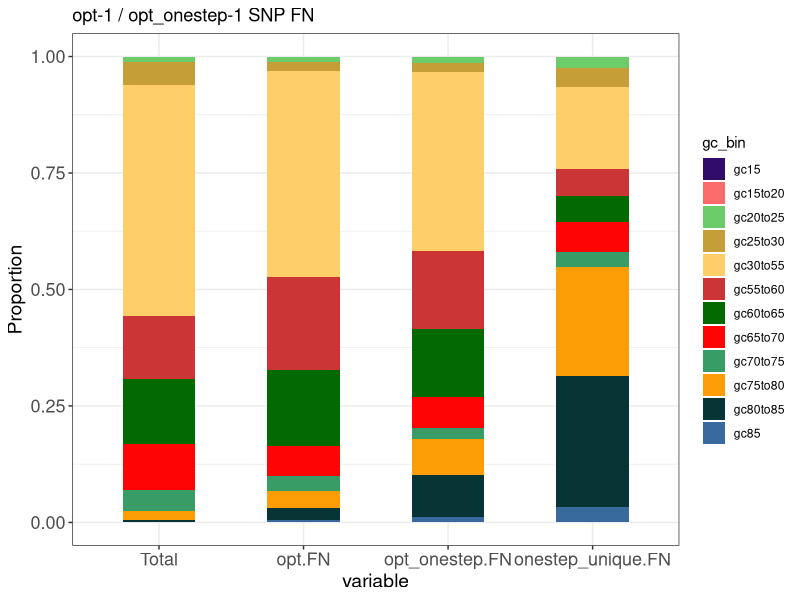

This figure's R source: (Note: this script raises an error after producing the figure.)
require(ggplot2)
require(reshape2)
require(dplyr)
COLORS<- c("#310B68","#FC6B6B","#6BCC69","#C59E37","#FECE68","#CB3535","#036903","#FE0405","#389C66","#FC9D05",
"#073435","#386A9D","#FF9A9B","#CD0438","#04CC06","#060436","#    D2686B","#373599","#37CD05","#D29BD1")
df <- read.table('snp.opt-1.barplot.txt',sep="\t",header = T)
df2 <- melt(df, id=c("gc_bin"))
text <- df2 %>% group_by(variable) %>% summarize(total = sum(value))     ## total number of each varable
p <- ggplot(df2) + geom_bar(aes(x=variable,y=value,fill=gc_bin),position = "fill",stat="identity",width=0.5) +scale_fill_manual(values =COLORS)+theme_bw()
p <- p + theme(axis.text =element_text(size=13), axis.title = element_text(size=14)) + ylab("Proportion") + ggtitle('opt-1 / opt_onestep-1 SNP FN')
p <- p + geom_text(aes(variable, c(1,1,1,1), label = total),size=4, data = tt,vjust = -0.3) ## add text on the top of the bars
